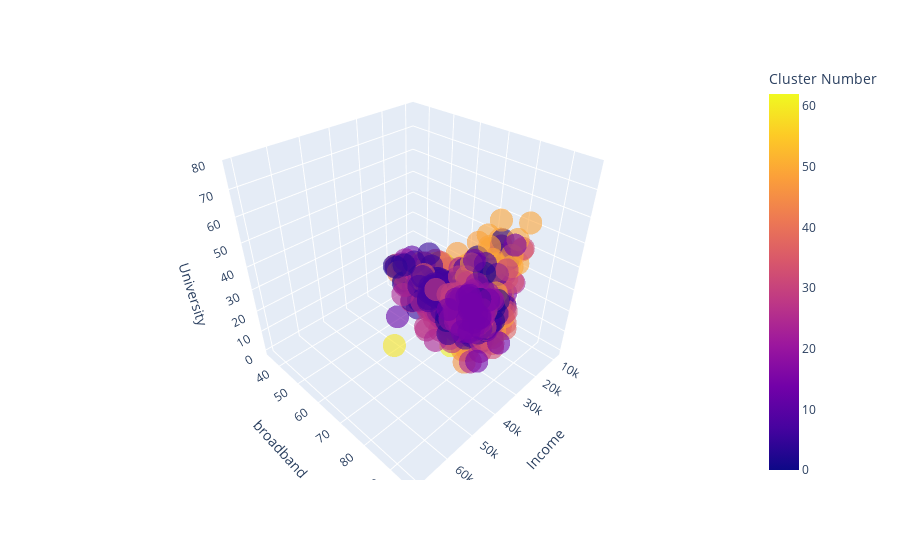

Notebook code for this chart:
### Code cell
fig = px.scatter_3d(county, x='median_individual_income_2019',
y='household_has_broadband_2019', z='bachelors_2019', color='kmeans', opacity=0.6, 
labels={'kmeans': 'Cluster Number', 'household_has_broadband_2019': "broadband", 'median_individual_income_2019': 'Income', 'bachelors_2019':'University'})
fig.show()

### Figure 1 — Plotly figure (JSON) as saved in the notebook; plotly's stock layout.template omitted (floating-point values rounded to 4 significant figures; data arrays with more than 128 entries replaced by an {"elided": "..."} marker saying what was removed)
{"data": [{"hovertemplate": "Income=%{x}<br>broadband=%{y}<br>University=%{z}<br>Cluster Number=%{marker.color}<extra></extra>", "legendgroup": "", "marker": {"color": {"elided": "3142 int values"}, "coloraxis": "coloraxis", "opacity": 0.6, "symbol": "circle"}, "mode": "markers", "name": "", "scene": "scene", "showlegend": false, "type": "scatter3d", "x": {"elided": "3142 int values"}, "y": {"elided": "3142 float values"}, "z": {"elided": "3142 float values"}}], "layout": {"coloraxis": {"colorbar": {"title": {"text": "Cluster Number"}}, "colorscale": [[0, "#0d0887"], [0.1111, "#46039f"], [0.2222, "#7201a8"], [0.3333, "#9c179e"], [0.4444, "#bd3786"], [0.5556, "#d8576b"], [0.6667, "#ed7953"], [0.7778, "#fb9f3a"], [0.8889, "#fdca26"], [1, "#f0f921"]]}, "legend": {"tracegroupgap": 0}, "margin": {"t": 60}, "scene": {"domain": {"x": [0, 1], "y": [0, 1]}, "xaxis": {"title": {"text": "Income"}}, "yaxis": {"title": {"text": "broadband"}}, "zaxis": {"title": {"text": "University"}}}}}
